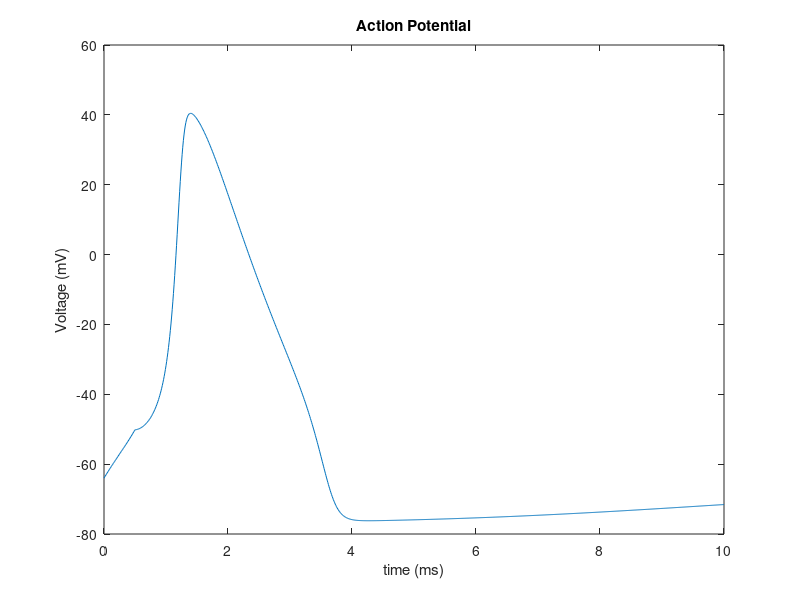
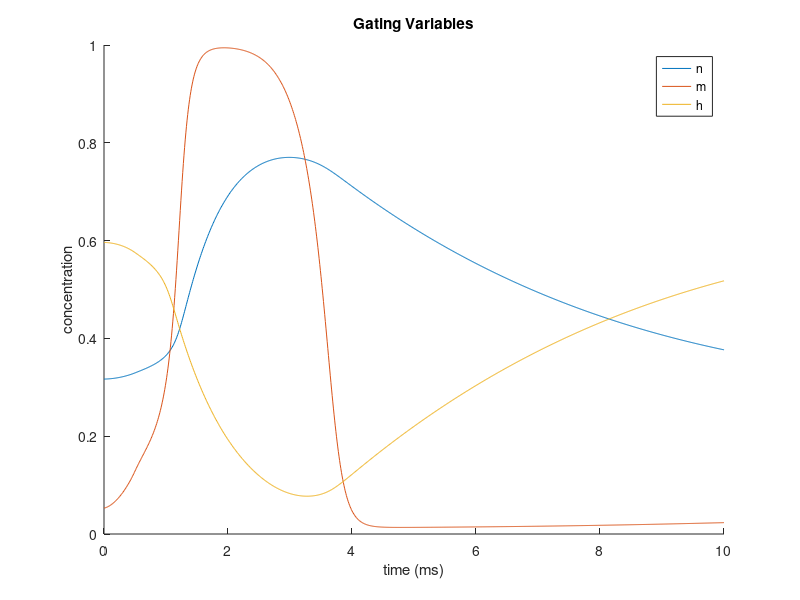

MATLAB code to generate these figures, in order:
% 4th order Runge Kutta Method for the Hodgkin Huxley model
clear
close all
V_mequil = -64; % mV
E_Na = 50; %mV
E_K = -77; %mV
E_l = -55; %mV
n_0 = 0.31679; %mV
m_0 = 0.0529; %mV
h_0 = 0.5963; %mV
C_m = 1; %  uF / cm^2
g_Na = 120; % mS / cm^2
g_K = 36; % mS / cm^2
g_l = 0.3; % mS / cm
dt = 0.01; % Time step

g_Na = g_Na; % try a larger conductance 
g_K = g_K;

% x = [ n, m, h, V_m, I_m ]
f = @(x) [...
    (0.01*(-55 - x(4)))/(exp((-55 - x(4))/10) - 1)*(1 - x(1)) - 0.125*exp((-65 - x(4))/80)*x(1) %dn/dt
    (0.1*(-40 - x(4)))/(exp((-40 - x(4))/10) - 1)*(1 - x(2)) - 4*exp((-65 - x(4))/18)*x(2) %dm/dt
    0.07*exp((-65 - x(4))/20)*(1-x(3)) - 1/(exp((-35 - x(4))/10) + 1)*x(3) %dh/dt
    (1/C_m)*(x(5) - g_K*x(1)^4*(x(4) - E_K) - g_Na*x(2)^3*x(3)*(x(4) - E_Na) - g_l*(x(4) - E_l)) %dV_m/dt
    ];
% Returns [n,m,h,V_m]

time = 10; % ms
steps = time/dt;
stimtime = 0.5; % ms
stimsteps = stimtime/dt;
solved = zeros(steps+1,5);
solved(1,:) = [ n_0 m_0 h_0 V_mequil 0 ];

solved(:,5) = [ 30*ones(1,stimsteps) zeros(1,steps-stimsteps+1)]';
for i = 1:steps
    k1 = f(solved(i,:));
    k2 = f(solved(i,:)+ [ dt*(k1/2); 0]');
    k3 = f(solved(i,:)+ [ dt*(k2/2); 0]');
    k4 = f([solved(i,1:4)+dt*k3' solved(i+1,5)]);
    solved(i+1,1:4) = solved(i,1:4) + (dt/6)*[k1'+2*k2'+2*k3'+k4'];
end

%%
plot([0:steps]*time/steps,solved(:,4))
title('Action Potential')
xlabel('time (ms)')
ylabel('Voltage (mV)')
figure
hold on
plot([0:steps]*time/steps,solved(:,1:3))
xlabel('time (ms)')
ylabel('concentration');
title('Gating Variables');
legend('n', 'm', 'h')

